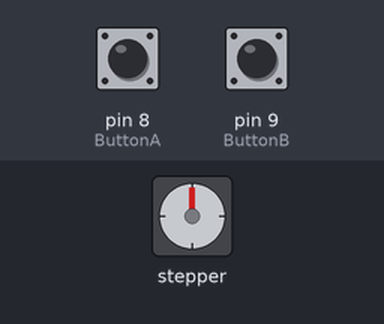
Simulated run of this sketch. Board: Arduino Uno, built with avr-gcc and run on an emulated ATmega328P. On the bench: stepper motor. The inputs (shaded band) are chosen by the test bench; at power-on: pin 8 (ButtonA) LOW, pin 9 (ButtonB) LOW. Stepper angles assume 2048 steps per turn.

Above: at 1.2 s.
1.3 s: pin 8 (ButtonA) pulled HIGH for 0.15 s
At 4.2 s:
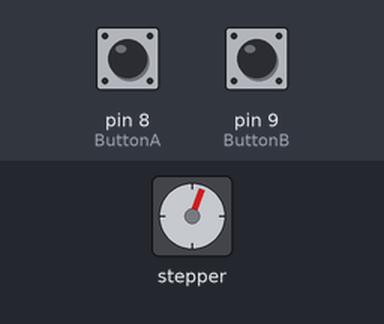
4.4 s: pin 9 (ButtonB) pulled HIGH for 1 s
At 5.54 s:
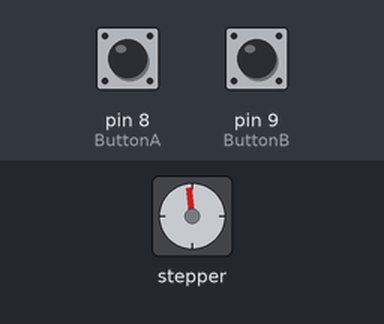
At 6.14 s:
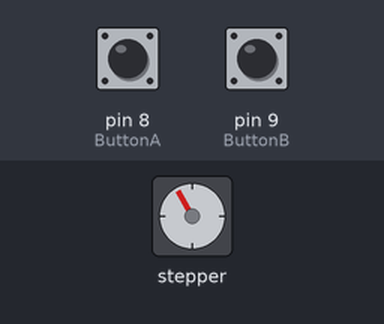
7.7 s: pin 9 (ButtonB) pulled HIGH for 0.15 s
10.7 s: pin 8 (ButtonA) pulled HIGH for 3.2 s
Timing chart, 0 to 20.9 s (numbered marks = the images above; inputs shaded):
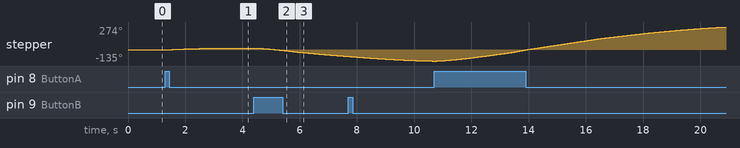

Measured:
- after the input at 1.3 s, stepper: turns 21° clockwise in 2.0 s, starting after 0.09 s
- after the input at 4.4 s, stepper: keeps turning counter-clockwise at about 31°/s, starting at once

The sketch:

stepper_motor_button_control.ino
```cpp
// Include the AccelStepper Library
  #include <AccelStepper.h>

// Define step constant
  #define FULLSTEP 4

// Stepper setup
  const int StepperSpeed = 200;
  const int StepperMaxSpeed = 1000.0;
  const int StepperAccel = 50.0;
  int StepperGoal = 0;

  const int StepperPin1 = 10;
  const int StepperPin2 = 11;
  const int StepperPin3 = 12;
  const int StepperPin4 = 13;

  AccelStepper myStepper(FULLSTEP, StepperPin1, StepperPin3, StepperPin2, StepperPin4);


// Button setup
  const int ButtonA = 8;
  const int ButtonB = 9;


void setup() {
  // More button setup
    pinMode(ButtonA, INPUT);
    pinMode(ButtonB, INPUT);

  // Speed of the stepper motor
    myStepper.setMaxSpeed(StepperMaxSpeed);
    myStepper.setAcceleration(StepperAccel);
    myStepper.setSpeed(StepperSpeed);
}


void loop() {
    // Button A - Button B times StepsPreRevolution devided by 1000 for 1MS times the polling rate.
      if (myStepper.distanceToGo() > -1000 && !myStepper.distanceToGo() < 1000){
          StepperGoal += digitalRead(ButtonA) - digitalRead(ButtonB);
          myStepper.moveTo(StepperGoal);
      }
      myStepper.run();
      delay(1);
}
```
